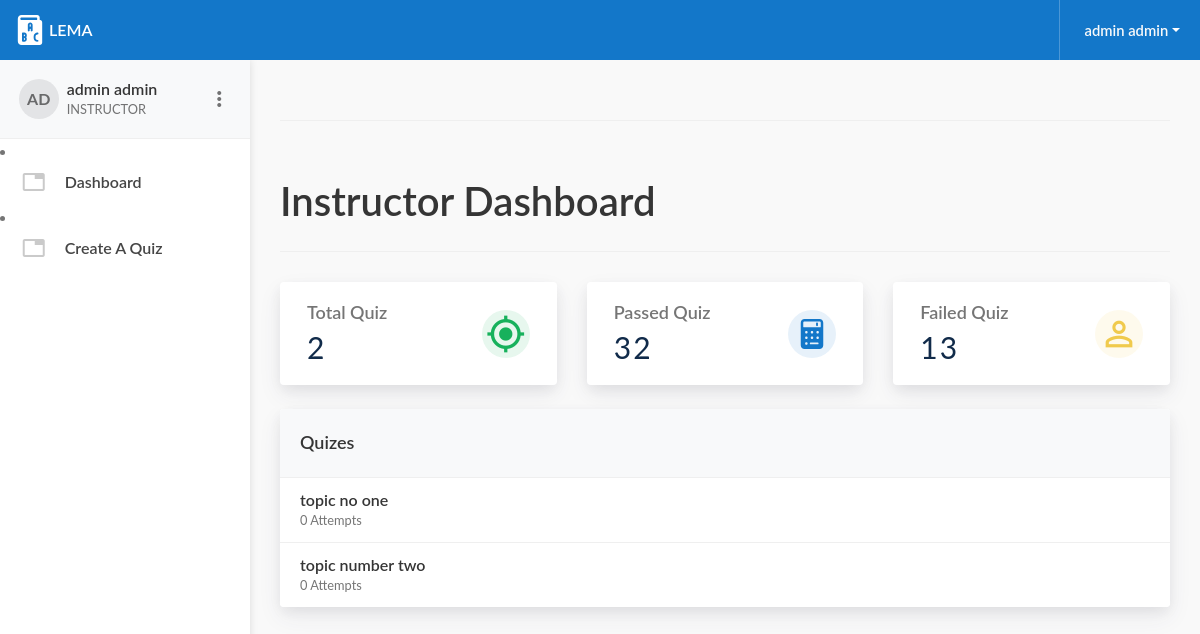
Before: /instructor/ (signed in) with the older database file.
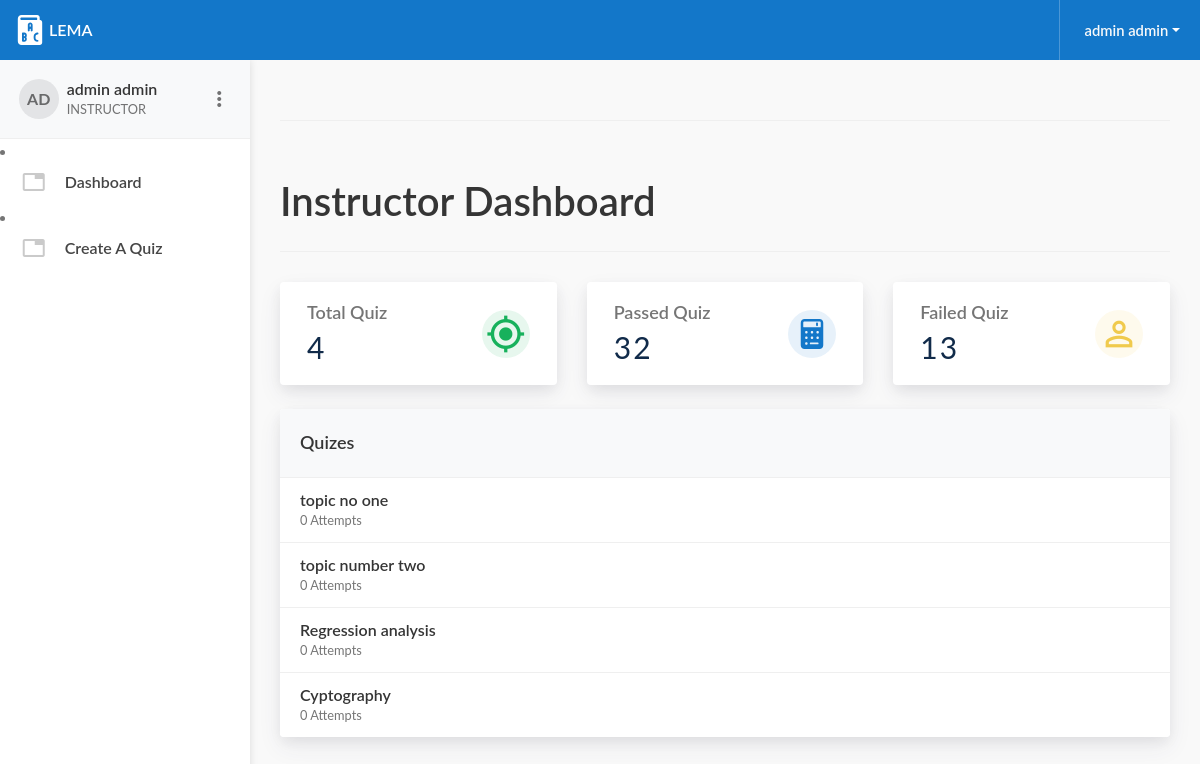
After: the same page with the newer database file.
### accounts/models.py (models this page shows, shortened)
class UserTable(AbstractUser):
    email = models.EmailField(verbose_name='email',max_length=255,unique=True)
    phone = models.CharField(null=True,max_length=255)
    userType = models.CharField(null=True,max_length=255)
    REQUIRED_FIELDS = ['username','phone','first_name','last_name']
    USERNAME_FIELD = 'email'

### instructor/models.py (models this page shows, shortened)
class QuizTopic(models.Model):
    user = models.ForeignKey(UserTable,on_delete=models.CASCADE)
    title = models.CharField(max_length=255)
    attempts = models.PositiveBigIntegerField(default=0)
    passed = models.PositiveBigIntegerField(default=0)
    failed = models.PositiveBigIntegerField(default=0)

### instructor/views.py (the view)
# urls.py: path("instructor/",include("instructor.urls",namespace="instructor"))
def instructor(request):
    all_topics = QuizTopic.objects.filter(user =  request.user)
    context = {
        'topics' : all_topics,
        'total_quiz' : len(all_topics),
        'passed':QuizTopic.objects.filter(user =  request.user).aggregate(Sum('passed'))['passed__sum'],
        'failed':QuizTopic.objects.filter(user =  request.user).aggregate(Sum('failed'))['failed__sum'],
    }
    return render(request,'instructor-dashboard.html',context)

### instructor/templates/instructor-dashboard.html (shortened to what this page needs)
{% extends 'base2.html' %}
{% load static %}
{% block content %}
<div class="container-fluid page__heading-container">
    <div class="page__heading d-flex flex-column flex-md-row align-items-center justify-content-center justify-content-lg-between text-center text-lg-left">
        <h1 class="m-lg-0">Instructor Dashboard</h1>
    </div>
</div>
<div class="container-fluid page__container">
    <div class="row card-group-row">
        <div class="col-lg-4 col-md-6 card-group-row__col">
            <div class="card card-group-row__card card-body card-body-x-lg flex-row align-items-center">
                <div class="flex">
                    <div class="card-header__title text-muted mb-2">Total Quiz</div>
                    <div class="text-amount">{{total_quiz}}</div>
                </div>
                <div class="avatar">
                    <span class="bg-soft-success avatar-title rounded-circle text-center text-success">
                        <i class="material-icons icon-40pt">gps_fixed</i>
                    </span>
                </div>
            </div>
        </div>
        <div class="col-lg-4 col-md-6 card-group-row__col">
            <div class="card card-group-row__card card-body card-body-x-lg flex-row align-items-center">
                <div class="flex">
                    <div class="card-header__title text-muted mb-2">Passed Quiz</div>
                    <div class="text-amount">{{passed}}</div>
                </div>
                <div class="avatar">
                    <span class="bg-soft-primary avatar-title rounded-circle text-center text-primary">
                    </span>
                </div>
            </div>
        </div>
        <div class="col-lg-4 col-md-12 card-group-row__col">
            <div class="card card-group-row__card card-body card-body-x-lg flex-row align-items-center">
                <div class="flex">
                    <div class="card-header__title text-muted mb-2">Failed Quiz</div>
                    <div class="text-amount">{{failed}}</div>
                </div>
                <div class="avatar">
                    <span class="bg-soft-warning avatar-title rounded-circle text-center text-warning">
                        <i class="material-icons text-warning icon-40pt">perm_identity</i>
                    </span>
                </div>
            </div>
        </div>
    </div>
    <div class="row">
        <div class="col-md-12">
            <div class="card">
                <div class="card-header card-header-large bg-light d-flex align-items-center">
                    <h4 class="card-header__title">Quizes</h4>
                </div>
                <ul class="list-group list-group-flush mb-0" style="z-index: initial;">
                    {% if topics %}
                    {% for k in  topics %}
                    <li class="list-group-item" style="z-index: initial;">
                        <div class="d-flex align-items-center">
                            <div class="flex">
                                <a href="#" class="text-body"><strong>{{k.title}}</strong></a>
                                <div class="d-flex align-items-center">
                                    <small class="text-muted">{{k.attempts}} Attempts</small>
                                </div>
                            </div>
                        </div>
                    </li>
                    {% endfor %}
                    {% endif %}
                </ul>
            </div>
        </div>
    </div>
</div>
{% endblock content %}

### templates/base2.html (shortened to what this page needs)
{% load static %}
<!DOCTYPE html>
<html lang="en" dir="ltr">
{% include 'head.html' %}
<body class="layout-default">
{% include 'header2.html' %}
<div class="mdk-header-layout__content">
    <div class="mdk-drawer-layout js-mdk-drawer-layout" data-push data-responsive-width="992px">
        <div class="mdk-drawer-layout__content page">
            <div class="container-fluid page__heading-container">
                <div class="page__heading d-flex flex-column flex-md-row align-items-center justify-content-center justify-content-lg-between text-center text-lg-left">
                </div>
            </div>
            {% block content %}{% endblock content %}
        </div>
        <div class="mdk-drawer  js-mdk-drawer" id="default-drawer" data-align="start">
            <div class="mdk-drawer__content">
                <div class="sidebar sidebar-light sidebar-left bg-white" data-perfect-scrollbar>
                    <div class="sidebar-block p-0 m-0">
                        <div class="d-flex align-items-center sidebar-p-a border-bottom bg-light">
                            <a href="#" class="flex d-flex align-items-center text-body text-underline-0">
                                <span class="avatar avatar-sm mr-2">
                                    <span class="avatar-title rounded-circle bg-soft-secondary text-muted">AD</span>
                                </span>
                                <span class="flex d-flex flex-column">
                                    {% if request.user.is_authenticated %}
                                    <strong>{{request.user.first_name}} {{request.user.last_name}}</strong>
                                    <small class="text-muted text-uppercase">Instructor</small>
                                    {% endif %}
                                </span>
                            </a>
                            <div class="dropdown ml-auto">
                                <a href="#" data-toggle="dropdown" data-caret="false" class="text-muted"><i class="material-icons">more_vert</i></a>
                            </div>
                        </div>
                    </div>
                    <div class="sidebar-block p-0">
                        <li class="sidebar-menu-item">
                            <a class="sidebar-menu-button" href="{% url 'instructor:instructor' %}">
                                <i class="sidebar-menu-icon sidebar-menu-icon--left material-icons">tab</i>
                                <span class="sidebar-menu-text">Dashboard</span>
                            </a>
                        </li>
                            <li class="sidebar-menu-item">
                                <a class="sidebar-menu-button" href="{% url 'instructor:createQuiz' %}">
                                    <i class="sidebar-menu-icon sidebar-menu-icon--left material-icons">tab</i>
                                    <span class="sidebar-menu-text">Create A Quiz</span>
                                </a>
                            </li>
                    </div>
                </div>
            </div>
        </div>
    </div>
</div>
</body>
</html>

### templates/head.html (shortened to what this page needs)
{% load static %}
<head>
    <link type="text/css" href="{% static 'assets/vendor/perfect-scrollbar.css' %}" rel="stylesheet">
    <link type="text/css" href="{% static 'assets/css/app.css' %}" rel="stylesheet">
    <link type="text/css" href="{% static 'assets/css/app.rtl.css' %}" rel="stylesheet">
    <link type="text/css" href="{% static 'assets/css/vendor-material-icons.css' %}" rel="stylesheet">
    <link type="text/css" href="{% static 'assets/css/vendor-material-icons.rtl.css' %}" rel="stylesheet">
    <link type="text/css" href="{% static 'assets/css/vendor-fontawesome-free.css' %}" rel="stylesheet">
    <link type="text/css" href="{% static 'assets/css/vendor-fontawesome-free.rtl.css' %}" rel="stylesheet">
    <link type="text/css" href="{% static 'assets/css/vendor-ion-rangeslider.css' %}" rel="stylesheet">
    <link type="text/css" href="{% static 'assets/css/vendor-ion-rangeslider.rtl.css' %}" rel="stylesheet">
</head>

### templates/header2.html (shortened to what this page needs)
{% load static %}
    <div class="mdk-header-layout js-mdk-header-layout">
        <div id="header" class="mdk-header js-mdk-header m-0" data-fixed>
            <div class="mdk-header__content">
                <div class="navbar navbar-expand-sm navbar-main navbar-dark bg-primary pl-md-0 pr-0" id="navbar" data-primary>
                    <div class="container-fluid pr-0 ">
                        <div class="d-flex sidebar-account flex-shrink-0 mr-auto mr-lg-0">
                            <a href="index.html" class="flex d-flex align-items-center text-underline-0">
                                <span class="mr-1  text-white">
                                </span>
                                <span class="flex d-flex flex-column text-white">
                                    <strong class="sidebar-brand">LEMA</strong>
                                </span>
                            </a>
                        </div>
                        <ul class="nav navbar-nav d-none d-lg-flex pl-2">
                        </ul>
                        <div class="dropdown">
                            <a href="#account_menu" class="dropdown-toggle navbar-toggler navbar-toggler-dashboard border-left d-flex align-items-center ml-navbar" data-toggle="dropdown">
                                <span class="ml-1 d-flex-inline">
                                    {% if request.user.is_authenticated %}
                                    <span class="text-light">{{request.user.first_name}} {{request.user.last_name}}</span>
                                    {% endif %}
                                </span>
                            </a>
                        </div>
                    </div>
                </div>
            </div>
        </div>

Changed rows visible on the page:
added QuizTopic: title "Regression analysis", attempts "0"
added QuizTopic: title "Cyptography", attempts "0"
Other visible differences:
{{ total_quiz }}: "2" → "4"
